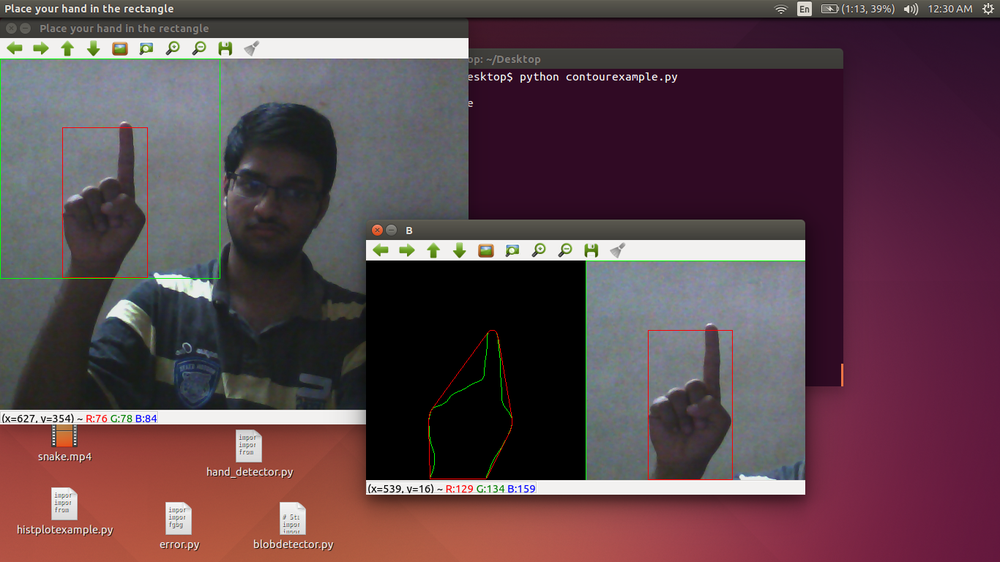
#> input picture sample.png, 1000 x 562 px, shrunk from 1366 x 768 before the run, given in place of the camera
$ python contourexample.py   (Python 2 division)   (older library calls are emulated)
#> lines starting #> are read from the running program, lines starting #| are printed output that depends on the picture; after the words box and inside, x2 and y2 are one past the last pixel; in counts of white or black regions, pixels touching at a corner belong together
import cv2
import numpy as np

cap= cv2.VideoCapture(0)
while (cap.isOpened()):
	ret, img= cap.read()
#> img is the input picture: shape (562, 1000, 3); mean B, G, R 75.1, 67.9, 92.7
	img= cv2.flip(img, 1)
	cv2.rectangle(img,(200,200),(0,0),(0,255,0),0)
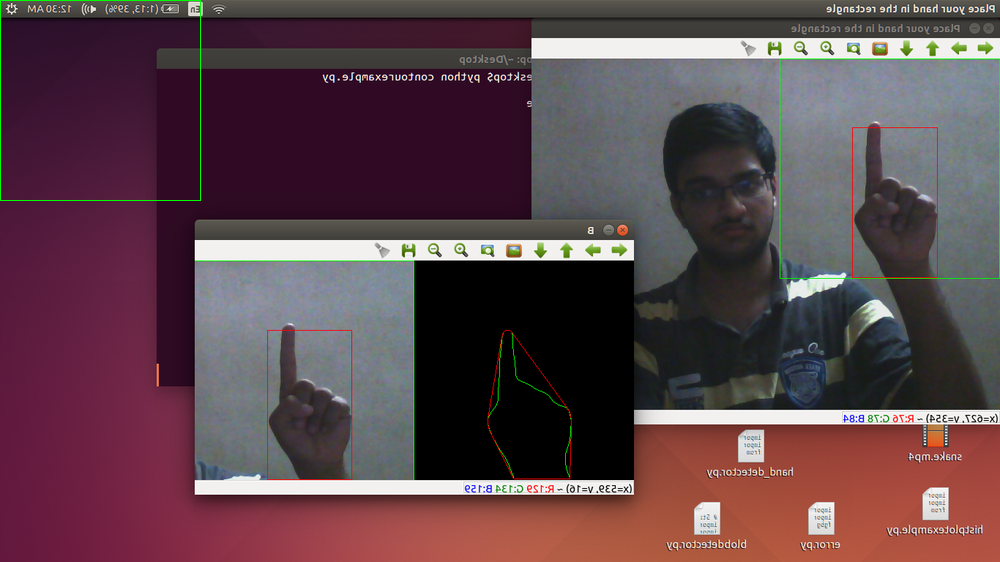
#> img: shape (562, 1000, 3); mean B, G, R 75, 68.2, 92.6
	roi= img[0:200, 0:200]
	gray= cv2.cvtColor(roi, cv2.COLOR_BGR2GRAY)
	blurred = cv2.GaussianBlur(gray, (35,35), 0)
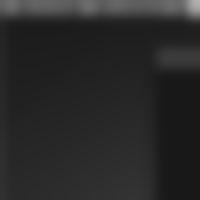
#> blurred: shape (200, 200); min 24, max 178, mean 40.6
	_, edges= cv2.threshold(blurred, 127, 255, cv2.THRESH_BINARY_INV+cv2.THRESH_OTSU)
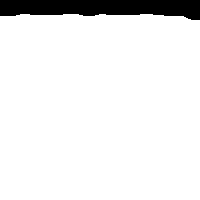
#> edges: shape (200, 200); 92.3% white; 1 black region
	_, contours, hierarchy = cv2.findContours(edges.copy(),cv2.RETR_TREE,cv2.CHAIN_APPROX_SIMPLE)
#> contours = 1 contour; box (x1, y1, x2, y2) and area: (0, 14, 200, 200) 36550
	y=len(contours)
#> y = 1
	area= np.zeros(y)
#> area = [0]
	for i in range(0, y):
        	area[i] = cv2.contourArea(contours[i])
#> after the loop, area = [36550]

	index= area.argmax()
#> index = 0
	hand = contours[index]
#> hand = contour of 36 points, box (x1, y1, x2, y2) (0, 14, 200, 200), area 36550
	x,y,w,h = cv2.boundingRect(hand)
#> x = 0; y = 14; w = 200; h = 186
	cv2.rectangle(roi,(x,y),(x+w,y+h),(0,0,255),0)
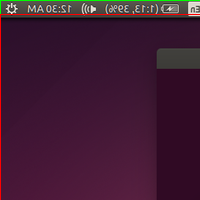
#> roi: shape (200, 200, 3); mean B, G, R 50.7, 27.2, 63.4
	temp = np.zeros(roi.shape, np.uint8)


	hull = cv2.convexHull(hand)
#> hull = [[152, 14], [183, 16], [199, 20], [199, 199], [0, 199], [0, 16], [20, 14]]
	cv2.drawContours(temp, [hand], -1, (0, 255,0), 0)
    	cv2.drawContours(temp, [hull], -1, (0, 0, 255), 0)
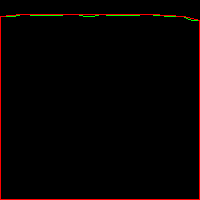
#> temp: shape (200, 200, 3); mean of channels 0, 1, 2 0, 0.9, 4.8; drawn as B, G, R
	hull = cv2.convexHull(hand,returnPoints = False)
#> hull = [19, 15, 7, 6, 5, 4, 0]
	defects = cv2.convexityDefects(hand,hull)
#> defects = [[19, 0, 27, 512], [0, 4, 3, 382], [7, 15, 8, 497], [15, 19, 16, 313]]

	cv2.drawContours(edges, contours, -1, (0,255,0), 3)
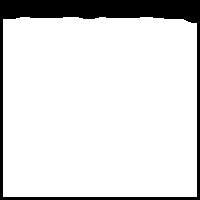
#> edges: shape (200, 200); 86.7% white; 1 black region, box (x1, y1, x2, y2) and area: (0, 0, 200, 200) 5325
	cv2.imshow('Place your hand in the rectangle', img)
	cv2.imshow('B', np.hstack((temp, roi)))
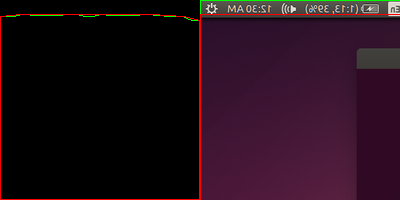
#> window 'B': shape (200, 400, 3); mean B, G, R 25.3, 14, 34.1
	cv2.moveWindow('B', 500, 300)

	if cv2.waitKey(1) & 0xFF== ord('q'):
#> (key q is pressed here)
		break
